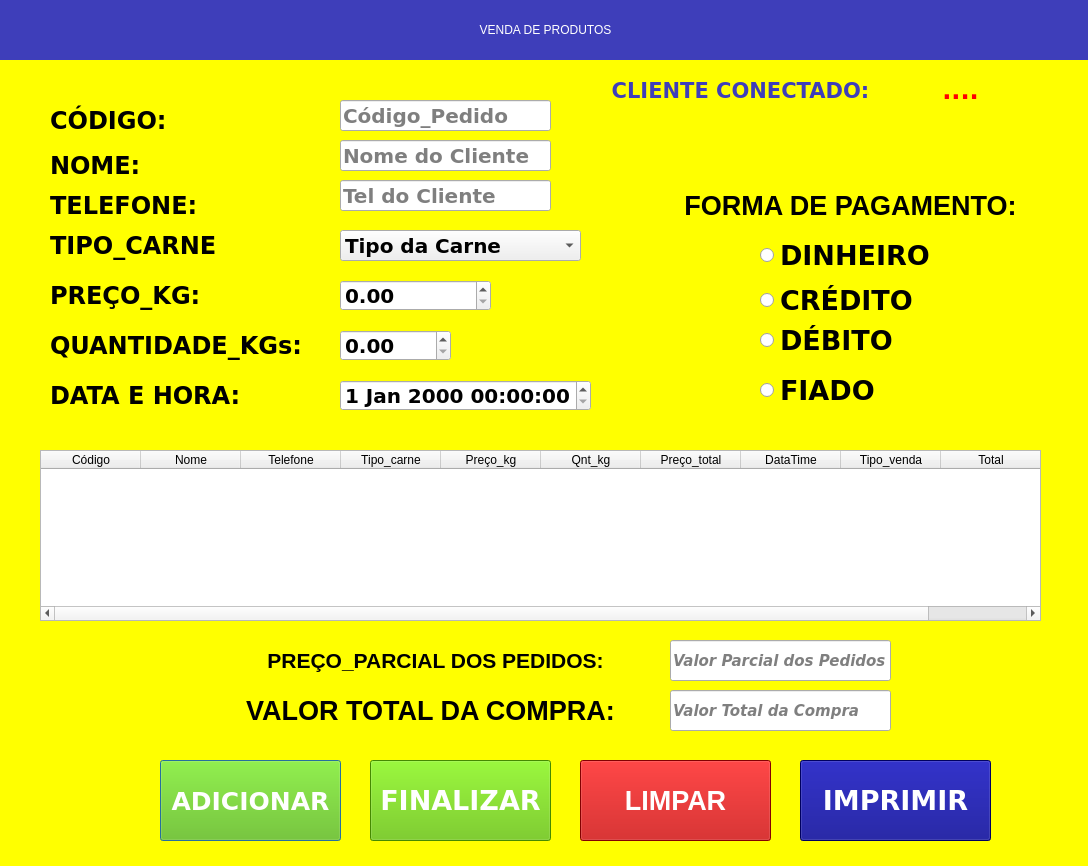
<?xml version="1.0" encoding="UTF-8"?>
<ui version="4.0">
 <class>Dialog</class>
 <widget class="QDialog" name="Dialog">
  <property name="geometry">
   <rect>
    <x>0</x>
    <y>0</y>
    <width>1088</width>
    <height>866</height>
   </rect>
  </property>
  <property name="windowTitle">
   <string>Dialog</string>
  </property>
  <widget class="QLabel" name="label">
   <property name="geometry">
    <rect>
     <x>0</x>
     <y>0</y>
     <width>1091</width>
     <height>61</height>
    </rect>
   </property>
   <property name="styleSheet">
    <string notr="true">font: 75 italic 26pt &quot;Verdana&quot;;
color: rgb(255, 255, 255);
background-color: rgb(62, 62, 186);</string>
   </property>
   <property name="text">
    <string>&lt;html&gt;&lt;head/&gt;&lt;body&gt;&lt;p align=&quot;center&quot;&gt;VENDA DE PRODUTOS&lt;/p&gt;&lt;/body&gt;&lt;/html&gt;</string>
   </property>
  </widget>
  <widget class="QLabel" name="label_3">
   <property name="geometry">
    <rect>
     <x>0</x>
     <y>60</y>
     <width>1091</width>
     <height>811</height>
    </rect>
   </property>
   <property name="styleSheet">
    <string notr="true">background-color: rgb(255, 255, 0);</string>
   </property>
   <property name="text">
    <string/>
   </property>
  </widget>
  <widget class="QRadioButton" name="radiobutton_credito">
   <property name="geometry">
    <rect>
     <x>760</x>
     <y>280</y>
     <width>171</width>
     <height>41</height>
    </rect>
   </property>
   <property name="font">
    <font>
     <family>Verdana</family>
     <pointsize>20</pointsize>
     <weight>75</weight>
     <bold>true</bold>
    </font>
   </property>
   <property name="styleSheet">
    <string notr="true"/>
   </property>
   <property name="text">
    <string>CRÉDITO</string>
   </property>
  </widget>
  <widget class="QLabel" name="label_7">
   <property name="geometry">
    <rect>
     <x>50</x>
     <y>380</y>
     <width>201</width>
     <height>31</height>
    </rect>
   </property>
   <property name="font">
    <font>
     <family>Verdana</family>
     <pointsize>18</pointsize>
     <weight>75</weight>
     <bold>true</bold>
    </font>
   </property>
   <property name="styleSheet">
    <string notr="true"/>
   </property>
   <property name="text">
    <string>&lt;html&gt;&lt;head/&gt;&lt;body&gt;&lt;p&gt;DATA E HORA: &lt;/p&gt;&lt;/body&gt;&lt;/html&gt;</string>
   </property>
  </widget>
  <widget class="QPushButton" name="btnregistrar">
   <property name="geometry">
    <rect>
     <x>160</x>
     <y>760</y>
     <width>181</width>
     <height>81</height>
    </rect>
   </property>
   <property name="font">
    <font>
     <family>Verdana</family>
     <pointsize>19</pointsize>
     <weight>75</weight>
     <italic>false</italic>
     <bold>true</bold>
    </font>
   </property>
   <property name="styleSheet">
    <string notr="true">background-color: rgb(96, 193, 0);
color: rgb(255, 255, 255);</string>
   </property>
   <property name="text">
    <string>ADICIONAR</string>
   </property>
  </widget>
  <widget class="QLabel" name="label_2">
   <property name="geometry">
    <rect>
     <x>50</x>
     <y>150</y>
     <width>91</width>
     <height>31</height>
    </rect>
   </property>
   <property name="font">
    <font>
     <family>Verdana</family>
     <pointsize>18</pointsize>
     <weight>75</weight>
     <bold>true</bold>
    </font>
   </property>
   <property name="styleSheet">
    <string notr="true"/>
   </property>
   <property name="text">
    <string>NOME:</string>
   </property>
  </widget>
  <widget class="QRadioButton" name="radiobutton_debito">
   <property name="geometry">
    <rect>
     <x>760</x>
     <y>320</y>
     <width>151</width>
     <height>41</height>
    </rect>
   </property>
   <property name="font">
    <font>
     <family>Verdana</family>
     <pointsize>20</pointsize>
     <weight>75</weight>
     <bold>true</bold>
    </font>
   </property>
   <property name="styleSheet">
    <string notr="true"/>
   </property>
   <property name="text">
    <string>DÉBITO</string>
   </property>
  </widget>
  <widget class="QLineEdit" name="inputtelefo">
   <property name="geometry">
    <rect>
     <x>340</x>
     <y>180</y>
     <width>211</width>
     <height>31</height>
    </rect>
   </property>
   <property name="font">
    <font>
     <family>Verdana</family>
     <pointsize>15</pointsize>
     <weight>75</weight>
     <bold>true</bold>
    </font>
   </property>
   <property name="placeholderText">
    <string>Tel do Cliente</string>
   </property>
  </widget>
  <widget class="QLabel" name="label_4">
   <property name="geometry">
    <rect>
     <x>50</x>
     <y>190</y>
     <width>151</width>
     <height>31</height>
    </rect>
   </property>
   <property name="font">
    <font>
     <family>Verdana</family>
     <pointsize>18</pointsize>
     <weight>75</weight>
     <bold>true</bold>
    </font>
   </property>
   <property name="styleSheet">
    <string notr="true"/>
   </property>
   <property name="text">
    <string>TELEFONE:</string>
   </property>
  </widget>
  <widget class="QPushButton" name="btnimprimir">
   <property name="geometry">
    <rect>
     <x>800</x>
     <y>760</y>
     <width>191</width>
     <height>81</height>
    </rect>
   </property>
   <property name="font">
    <font>
     <family>Verdana</family>
     <pointsize>20</pointsize>
     <weight>75</weight>
     <bold>true</bold>
    </font>
   </property>
   <property name="styleSheet">
    <string notr="true">background-color: rgb(0, 0, 135);
color: rgb(255, 255, 255);</string>
   </property>
   <property name="text">
    <string>IMPRIMIR</string>
   </property>
  </widget>
  <widget class="QPushButton" name="btnlimpar">
   <property name="geometry">
    <rect>
     <x>580</x>
     <y>760</y>
     <width>191</width>
     <height>81</height>
    </rect>
   </property>
   <property name="font">
    <font>
     <pointsize>20</pointsize>
     <weight>75</weight>
     <bold>true</bold>
    </font>
   </property>
   <property name="styleSheet">
    <string notr="true">background-color: rgb(185, 0, 0);
color: rgb(255, 255, 255);</string>
   </property>
   <property name="text">
    <string>LIMPAR</string>
   </property>
  </widget>
  <widget class="QLabel" name="label_5">
   <property name="geometry">
    <rect>
     <x>50</x>
     <y>280</y>
     <width>161</width>
     <height>31</height>
    </rect>
   </property>
   <property name="font">
    <font>
     <family>Verdana</family>
     <pointsize>18</pointsize>
     <weight>75</weight>
     <bold>true</bold>
    </font>
   </property>
   <property name="styleSheet">
    <string notr="true"/>
   </property>
   <property name="text">
    <string>PREÇO_KG:</string>
   </property>
  </widget>
  <widget class="QLabel" name="label_8">
   <property name="geometry">
    <rect>
     <x>50</x>
     <y>230</y>
     <width>171</width>
     <height>31</height>
    </rect>
   </property>
   <property name="font">
    <font>
     <family>Verdana</family>
     <pointsize>18</pointsize>
     <weight>75</weight>
     <bold>true</bold>
    </font>
   </property>
   <property name="styleSheet">
    <string notr="true"/>
   </property>
   <property name="text">
    <string>&lt;html&gt;&lt;head/&gt;&lt;body&gt;&lt;p&gt;TIPO_CARNE&lt;/p&gt;&lt;/body&gt;&lt;/html&gt;</string>
   </property>
  </widget>
  <widget class="QLineEdit" name="inputnome">
   <property name="geometry">
    <rect>
     <x>340</x>
     <y>140</y>
     <width>211</width>
     <height>31</height>
    </rect>
   </property>
   <property name="font">
    <font>
     <family>Verdana</family>
     <pointsize>15</pointsize>
     <weight>75</weight>
     <bold>true</bold>
    </font>
   </property>
   <property name="placeholderText">
    <string>Nome do Cliente</string>
   </property>
  </widget>
  <widget class="QLabel" name="tipodevendalabel">
   <property name="geometry">
    <rect>
     <x>650</x>
     <y>170</y>
     <width>401</width>
     <height>71</height>
    </rect>
   </property>
   <property name="styleSheet">
    <string notr="true">font: 75 11pt &quot;Verdana&quot;;</string>
   </property>
   <property name="text">
    <string>&lt;html&gt;&lt;head/&gt;&lt;body&gt;&lt;p align=&quot;center&quot;&gt;&lt;span style=&quot; font-size:20pt; font-weight:600;&quot;&gt;FORMA DE PAGAMENTO:&lt;/span&gt;&lt;/p&gt;&lt;/body&gt;&lt;/html&gt;</string>
   </property>
  </widget>
  <widget class="QLabel" name="label_6">
   <property name="geometry">
    <rect>
     <x>210</x>
     <y>640</y>
     <width>451</width>
     <height>41</height>
    </rect>
   </property>
   <property name="styleSheet">
    <string notr="true">font: 75 11pt &quot;Verdana&quot;;</string>
   </property>
   <property name="text">
    <string>&lt;html&gt;&lt;head/&gt;&lt;body&gt;&lt;p align=&quot;center&quot;&gt;&lt;span style=&quot; font-size:16pt; font-weight:600;&quot;&gt;PREÇO_PARCIAL DOS PEDIDOS:&lt;/span&gt;&lt;/p&gt;&lt;/body&gt;&lt;/html&gt;</string>
   </property>
  </widget>
  <widget class="QRadioButton" name="radiobutton_fiado">
   <property name="geometry">
    <rect>
     <x>760</x>
     <y>370</y>
     <width>151</width>
     <height>41</height>
    </rect>
   </property>
   <property name="font">
    <font>
     <family>Verdana</family>
     <pointsize>20</pointsize>
     <weight>75</weight>
     <bold>true</bold>
    </font>
   </property>
   <property name="styleSheet">
    <string notr="true"/>
   </property>
   <property name="text">
    <string>FIADO</string>
   </property>
  </widget>
  <widget class="QRadioButton" name="radiobutton_dinheiro">
   <property name="geometry">
    <rect>
     <x>760</x>
     <y>230</y>
     <width>201</width>
     <height>51</height>
    </rect>
   </property>
   <property name="font">
    <font>
     <family>Verdana</family>
     <pointsize>20</pointsize>
     <weight>75</weight>
     <bold>true</bold>
    </font>
   </property>
   <property name="styleSheet">
    <string notr="true"/>
   </property>
   <property name="text">
    <string>DINHEIRO</string>
   </property>
  </widget>
  <widget class="QLabel" name="label_9">
   <property name="geometry">
    <rect>
     <x>50</x>
     <y>330</y>
     <width>261</width>
     <height>31</height>
    </rect>
   </property>
   <property name="font">
    <font>
     <family>Verdana</family>
     <pointsize>18</pointsize>
     <weight>75</weight>
     <bold>true</bold>
    </font>
   </property>
   <property name="styleSheet">
    <string notr="true"/>
   </property>
   <property name="text">
    <string>QUANTIDADE_KGs:</string>
   </property>
  </widget>
  <widget class="QComboBox" name="listadeTcarne">
   <property name="geometry">
    <rect>
     <x>340</x>
     <y>230</y>
     <width>241</width>
     <height>31</height>
    </rect>
   </property>
   <property name="font">
    <font>
     <family>Verdana</family>
     <pointsize>15</pointsize>
     <weight>75</weight>
     <bold>true</bold>
    </font>
   </property>
   <property name="editable">
    <bool>false</bool>
   </property>
   <property name="currentText">
    <string>Tipo da Carne</string>
   </property>
   <property name="duplicatesEnabled">
    <bool>false</bool>
   </property>
   <item>
    <property name="text">
     <string>Tipo da Carne</string>
    </property>
   </item>
  </widget>
  <widget class="QLineEdit" name="precototalparcial">
   <property name="geometry">
    <rect>
     <x>670</x>
     <y>640</y>
     <width>221</width>
     <height>41</height>
    </rect>
   </property>
   <property name="font">
    <font>
     <family>Verdana</family>
     <pointsize>11</pointsize>
     <weight>75</weight>
     <italic>true</italic>
     <bold>true</bold>
    </font>
   </property>
   <property name="placeholderText">
    <string>Valor Parcial dos Pedidos</string>
   </property>
  </widget>
  <widget class="QDateTimeEdit" name="dateTimeEdit">
   <property name="geometry">
    <rect>
     <x>340</x>
     <y>380</y>
     <width>251</width>
     <height>31</height>
    </rect>
   </property>
   <property name="font">
    <font>
     <family>Verdana</family>
     <pointsize>15</pointsize>
     <weight>75</weight>
     <bold>true</bold>
    </font>
   </property>
  </widget>
  <widget class="QPushButton" name="btnfinalizar_2">
   <property name="geometry">
    <rect>
     <x>370</x>
     <y>760</y>
     <width>181</width>
     <height>81</height>
    </rect>
   </property>
   <property name="font">
    <font>
     <family>Verdana</family>
     <pointsize>20</pointsize>
     <weight>75</weight>
     <italic>false</italic>
     <bold>true</bold>
    </font>
   </property>
   <property name="styleSheet">
    <string notr="true">background-color: rgb(96, 193, 0);
color: rgb(255, 255, 255);</string>
   </property>
   <property name="text">
    <string>FINALIZAR</string>
   </property>
  </widget>
  <widget class="QTableWidget" name="tablepedidos">
   <property name="geometry">
    <rect>
     <x>40</x>
     <y>450</y>
     <width>1001</width>
     <height>171</height>
    </rect>
   </property>
   <column>
    <property name="text">
     <string>Código</string>
    </property>
   </column>
   <column>
    <property name="text">
     <string>Nome</string>
    </property>
   </column>
   <column>
    <property name="text">
     <string>Telefone</string>
    </property>
   </column>
   <column>
    <property name="text">
     <string>Tipo_carne</string>
    </property>
   </column>
   <column>
    <property name="text">
     <string>Preço_kg</string>
    </property>
   </column>
   <column>
    <property name="text">
     <string>Qnt_kg</string>
    </property>
   </column>
   <column>
    <property name="text">
     <string>Preço_total</string>
    </property>
   </column>
   <column>
    <property name="text">
     <string>DataTime</string>
    </property>
   </column>
   <column>
    <property name="text">
     <string>Tipo_venda</string>
    </property>
   </column>
   <column>
    <property name="text">
     <string>Total</string>
    </property>
   </column>
  </widget>
  <widget class="QLabel" name="label_10">
   <property name="geometry">
    <rect>
     <x>220</x>
     <y>690</y>
     <width>421</width>
     <height>41</height>
    </rect>
   </property>
   <property name="styleSheet">
    <string notr="true">font: 75 11pt &quot;Verdana&quot;;
font: 75 italic 12pt &quot;Verdana&quot;;</string>
   </property>
   <property name="text">
    <string>&lt;html&gt;&lt;head/&gt;&lt;body&gt;&lt;p align=&quot;center&quot;&gt;&lt;span style=&quot; font-size:20pt; font-weight:600; font-style:normal;&quot;&gt;VALOR TOTAL DA COMPRA:&lt;/span&gt;&lt;/p&gt;&lt;/body&gt;&lt;/html&gt;</string>
   </property>
  </widget>
  <widget class="QLineEdit" name="valorTotal">
   <property name="geometry">
    <rect>
     <x>670</x>
     <y>690</y>
     <width>221</width>
     <height>41</height>
    </rect>
   </property>
   <property name="font">
    <font>
     <family>Verdana</family>
     <pointsize>11</pointsize>
     <weight>75</weight>
     <italic>true</italic>
     <bold>true</bold>
    </font>
   </property>
   <property name="placeholderText">
    <string>Valor Total da Compra</string>
   </property>
  </widget>
  <widget class="QLabel" name="label_11">
   <property name="geometry">
    <rect>
     <x>50</x>
     <y>100</y>
     <width>201</width>
     <height>41</height>
    </rect>
   </property>
   <property name="font">
    <font>
     <family>Verdana</family>
     <pointsize>18</pointsize>
     <weight>75</weight>
     <bold>true</bold>
    </font>
   </property>
   <property name="styleSheet">
    <string notr="true"/>
   </property>
   <property name="text">
    <string>CÓDIGO:</string>
   </property>
  </widget>
  <widget class="QLineEdit" name="inputcod">
   <property name="geometry">
    <rect>
     <x>340</x>
     <y>100</y>
     <width>211</width>
     <height>31</height>
    </rect>
   </property>
   <property name="font">
    <font>
     <family>Verdana</family>
     <pointsize>15</pointsize>
     <weight>75</weight>
     <bold>true</bold>
    </font>
   </property>
   <property name="placeholderText">
    <string>Código_Pedido</string>
   </property>
  </widget>
  <widget class="QLabel" name="user_conect">
   <property name="geometry">
    <rect>
     <x>600</x>
     <y>70</y>
     <width>281</width>
     <height>41</height>
    </rect>
   </property>
   <property name="font">
    <font>
     <family>Verdana</family>
     <pointsize>13</pointsize>
     <weight>75</weight>
     <bold>true</bold>
    </font>
   </property>
   <property name="styleSheet">
    <string notr="true">color: rgb(62, 62, 186);
</string>
   </property>
   <property name="text">
    <string>&lt;html&gt;&lt;head/&gt;&lt;body&gt;&lt;p align=&quot;center&quot;&gt;&lt;span style=&quot; font-size:16pt;&quot;&gt;CLIENTE CONECTADO:&lt;/span&gt;&lt;/p&gt;&lt;/body&gt;&lt;/html&gt;</string>
   </property>
  </widget>
  <widget class="QLabel" name="user_conect_user">
   <property name="geometry">
    <rect>
     <x>880</x>
     <y>70</y>
     <width>161</width>
     <height>41</height>
    </rect>
   </property>
   <property name="font">
    <font>
     <family>Verdana</family>
     <pointsize>20</pointsize>
     <weight>75</weight>
     <italic>true</italic>
     <bold>true</bold>
    </font>
   </property>
   <property name="styleSheet">
    <string notr="true">color: rgb(255, 0, 0);
</string>
   </property>
   <property name="text">
    <string>&lt;html&gt;&lt;head/&gt;&lt;body&gt;&lt;p align=&quot;center&quot;&gt;&lt;span style=&quot; font-size:18pt; font-style:normal;&quot;&gt;....&lt;/span&gt;&lt;/p&gt;&lt;/body&gt;&lt;/html&gt;</string>
   </property>
  </widget>
  <widget class="QDoubleSpinBox" name="qntquilos">
   <property name="geometry">
    <rect>
     <x>340</x>
     <y>330</y>
     <width>111</width>
     <height>31</height>
    </rect>
   </property>
   <property name="font">
    <font>
     <family>Verdana</family>
     <pointsize>15</pointsize>
     <weight>75</weight>
     <bold>true</bold>
    </font>
   </property>
  </widget>
  <widget class="QDoubleSpinBox" name="precokg">
   <property name="geometry">
    <rect>
     <x>340</x>
     <y>280</y>
     <width>151</width>
     <height>31</height>
    </rect>
   </property>
   <property name="font">
    <font>
     <family>Verdana</family>
     <pointsize>15</pointsize>
     <weight>75</weight>
     <bold>true</bold>
    </font>
   </property>
  </widget>
 </widget>
 <resources/>
 <connections/>
</ui>
